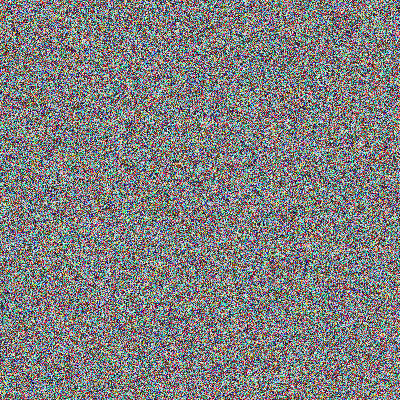
#> input picture src/Validations/imagens-criptografadas/caos_img.png, 400 x 400 px
$ python Histogram.py
#> lines starting #> are read from the running program, lines starting #| are printed output that depends on the picture
### src/modules/crypt_image.py
import numpy as np


# ======== Aplica XOR ========
def aplicar_xor_com_qrng(imagem_processada, matriz_qrng):
    if imagem_processada.shape[:2] != matriz_qrng.shape:
        raise ValueError("A imagem e a matriz QRNG devem ter o mesmo tamanho")
    if imagem_processada.ndim == 3 and imagem_processada.shape[2] == 3:
        xor_resultado = np.empty_like(imagem_processada, dtype=np.uint8)
        for canal in range(3):
            xor_resultado[:, :, canal] = np.bitwise_xor(imagem_processada[:, :, canal], matriz_qrng)
    else:
        xor_resultado = np.bitwise_xor(imagem_processada, matriz_qrng)
    return xor_resultado

# ======== Mapa Caótico ========
def logistic_map(size):
    r = 3.999
    x0 = 0.98892455322743
    x = x0
    seq = []
    for _ in range(size):
        x = r * x * (1 - x)
        seq.append(x)
    return np.array(seq)

# [13 lines left out: function aplicar_lm, not called in this run]


# [11 lines of commented-out code are left out]
def _diffuse_mod256(img: np.ndarray, ks2d: np.ndarray) -> np.ndarray:
    """
    Difusão simples: varredura raster com feedback.
    - img: uint8 HxW ou HxWx3
    - ks2d: uint8 HxW (keystream/matriz)
    Retorna uint8 com forte difusão.
    """
    if img.shape[:2] != ks2d.shape:
        raise ValueError("difusão: ks2d deve ter o mesmo HxW da imagem.")
    h, w = img.shape[:2]
    out = img.astype(np.uint16).copy()
    ks = ks2d.astype(np.uint16)

    if img.ndim == 2:
        prev = 0
        for y in range(h):
            for x in range(w):
                out[y, x] = (out[y, x] + ks[y, x] + prev) % 256
                prev = out[y, x]
        prev = 0
        for y in range(h-1, -1, -1):
            for x in range(w-1, -1, -1):
                out[y, x] = (out[y, x] + ks[y, x] + prev) % 256
                prev = out[y, x]
    else:
        C = img.shape[2]
        prev = np.zeros(C, dtype=np.uint16)
        for y in range(h):
            for x in range(w):
                out[y, x] = (out[y, x] + ks[y, x] + prev) % 256
                prev = out[y, x]
        prev = np.zeros(C, dtype=np.uint16)
        for y in range(h-1, -1, -1):
            for x in range(w-1, -1, -1):
                out[y, x] = (out[y, x] + ks[y, x] + prev) % 256
                prev = out[y, x]
    return out.astype(np.uint8)


def aplicar_confusao_difusao(imagem: np.ndarray, matriz_qrng: np.ndarray):
    """
    Mantém sua permutação caótica (confusão) e adiciona difusão com feedback.
    - Usa mesma sequência/índices para qualquer imagem do par (NPCR).
    - Usa matriz_qrng como keystream de difusão (uint8 HxW).
    """
    h, w = imagem.shape[:2]
    total = h * w

    # 1) Confusão (permutação) – exatamente sua lógica
    chaos_seq = logistic_map(total)
    indices = np.argsort(chaos_seq)
    if imagem.ndim == 3:
        canais = [imagem[:, :, c].flatten()[indices].reshape(h, w) for c in range(imagem.shape[2])]
        permutada = np.stack(canais, axis=2)
    else:
        permutada = imagem.flatten()[indices].reshape(h, w)

    ks = matriz_qrng
    if ks.dtype != np.uint8:
        ks = np.clip(ks, 0, 255).astype(np.uint8)

    cifrada = _diffuse_mod256(permutada, ks)
    return cifrada, chaos_seq, indices


# ======== Desfazer Mapa ========
# [24 lines left out: functions desfazer_lm, recuperar_imagem, not called in this run]

### src/Validations/Histogram.py
# hist_compare_pre_vs_cipher.py
from __future__ import annotations
from pathlib import Path
from tkinter import Tk, filedialog
import numpy as np
import matplotlib.pyplot as plt
import cv2
import sys

# --- caminho para .../TCC/src e import dos módulos ---
SRC_DIR = Path(__file__).resolve().parents[1]  # .../TCC/src
sys.path.insert(0, str(SRC_DIR))
from modules.crypt_image import aplicar_xor_com_qrng, aplicar_confusao_difusao

TARGET_SIZE = 400  # recorte central 400x400

# ---------- upload ----------
def pick_file(title: str, patterns="*.png;*.jpg;*.jpeg;*.bmp;*.tiff;*.npy") -> Path | None:
    root = Tk(); root.withdraw()
    fpath = filedialog.askopenfilename(
        title=title,
        filetypes=[
            ("Arquivos suportados", patterns),
            ("Imagens", "*.png;*.jpg;*.jpeg;*.bmp;*.tiff"),
            ("NumPy array", "*.npy"),
            ("Todos", "*.*"),
        ],
    )
    root.update(); root.destroy()
    return Path(fpath) if fpath else None

# ---------- IO / pré-processamento ----------
def load_image_rgb(path: Path) -> np.ndarray:
    bgr = cv2.imread(str(path), cv2.IMREAD_COLOR)
    if bgr is None:
        raise ValueError("Não foi possível abrir a imagem.")
    return cv2.cvtColor(bgr, cv2.COLOR_BGR2RGB)

def center_crop(img: np.ndarray, size: int) -> np.ndarray:
    h, w = img.shape[:2]
    s = min(size, h, w)
    y0 = (h - s) // 2
    x0 = (w - s) // 2
    return img[y0:y0+s, x0:x0+s]

def load_matrix(path: Path) -> np.ndarray:
    if path.suffix.lower() == ".npy":
        arr = np.load(str(path), allow_pickle=False).squeeze()
        if not isinstance(arr, np.ndarray):
            raise ValueError("O arquivo .npy não contém um ndarray.")
        return arr
    g = cv2.imread(str(path), cv2.IMREAD_GRAYSCALE)
    if g is None:
        raise ValueError("Não foi possível abrir a matriz/figura.")
    return g

def to_u8(a: np.ndarray) -> np.ndarray:
    if a.dtype == np.uint8 and a.min() >= 0 and a.max() <= 255:
        return a
    a = a.astype(np.float32)
    mn, mx = float(a.min()), float(a.max())
    if mx == mn:
        return np.zeros_like(a, dtype=np.uint8)
    return np.clip((a - mn) / (mx - mn) * 255.0, 0, 255).astype(np.uint8)

# ---------- histogramas ----------
def plot_histograms(img_pre: np.ndarray, img_cipher: np.ndarray, title_pre: str, title_cipher: str):
    # Fig: 2 imagens (topo) + 3 histogramas (RGB) ou 1 hist (gray)
    if img_pre.ndim == 3:
        fig = plt.figure(figsize=(12, 8))
        gs = fig.add_gridspec(2, 3, height_ratios=[1, 1.2])
        ax_img_pre   = fig.add_subplot(gs[0, 0])
        ax_img_ciph  = fig.add_subplot(gs[0, 1])
        ax_legend    = fig.add_subplot(gs[0, 2])  # espaço para legenda
        ax_r = fig.add_subplot(gs[1, 0])
        ax_g = fig.add_subplot(gs[1, 1])
        ax_b = fig.add_subplot(gs[1, 2])

        # imagens
        ax_img_pre.imshow(img_pre); ax_img_pre.set_title(title_pre); ax_img_pre.axis("off")
        ax_img_ciph.imshow(img_cipher); ax_img_ciph.set_title(title_cipher); ax_img_ciph.axis("off")
        ax_legend.axis("off")

        # histogramas por canal
        colors = ['r', 'g', 'b']
        ch_names = ['R', 'G', 'B']
        axes = [ax_r, ax_g, ax_b]
        for c, ax, name in zip(range(3), axes, ch_names):
            h_pre, _  = np.histogram(img_pre[..., c].ravel(), bins=256, range=(0, 256), density=True)
            h_ciph, _ = np.histogram(img_cipher[..., c].ravel(), bins=256, range=(0, 256), density=True)
            ax.plot(h_pre,  label=f'Pré - {name}')
            ax.plot(h_ciph, label=f'Cifrada - {name}')
            ax.set_title(f'Histograma {name}')
            ax.set_xlim(0, 255)
            ax.legend(loc='upper right', fontsize=8)
        plt.tight_layout()
        plt.show()
    else:
        fig, axes = plt.subplots(2, 2, figsize=(10, 8))
        ax_img_pre, ax_img_ciph, ax_hist_pre, ax_hist_ciph = axes.ravel()

        ax_img_pre.imshow(img_pre, cmap='gray'); ax_img_pre.set_title(title_pre); ax_img_pre.axis("off")
        ax_img_ciph.imshow(img_cipher, cmap='gray'); ax_img_ciph.set_title(title_cipher); ax_img_ciph.axis("off")

        h_pre, _  = np.histogram(img_pre.ravel(), bins=256, range=(0, 256), density=True)
        h_ciph, _ = np.histogram(img_cipher.ravel(), bins=256, range=(0, 256), density=True)
        ax_hist_pre.plot(h_pre);  ax_hist_pre.set_title('Histograma (pré)')
        ax_hist_ciph.plot(h_ciph); ax_hist_ciph.set_title('Histograma (cifrada)')
        for ax in (ax_hist_pre, ax_hist_ciph):
            ax.set_xlim(0, 255)
            ax.set_xlabel('Intensidade'); ax.set_ylabel('Densidade')
        plt.tight_layout()
        plt.show()

# ---------- main ----------
def main():
    try:
        print("Selecione a IMAGEM (será recortada 400x400)")
        p_img = pick_file("Selecione a IMAGEM", "*.png;*.jpg;*.jpeg;*.bmp;*.tiff")
#> the answer given: imagens-criptografadas/caos_img.png
        if not p_img:
            print("Erro: nenhuma imagem selecionada.")
            return

        print("Selecione a MATRIZ (.npy ou imagem)")
        p_mat = pick_file("Selecione a MATRIZ (.npy ou imagem)")
#> the answer given: imagens-criptografadas/imagem_1.png
        if not p_mat:
            print("Erro: nenhuma matriz selecionada.")
            return

        # Pré-processamento
        img = center_crop(load_image_rgb(p_img), TARGET_SIZE)      # RGB
#> in load_image_rgb, bgr is the input picture: shape (400, 400, 3); mean B, G, R 127.3, 127.2, 127.4
#> in center_crop, `h, w = img.shape[:2]`: h = 400
#> in center_crop, `y0 = (h - s) // 2`: y0 = 0
        mat = load_matrix(p_mat)                                   # 2D
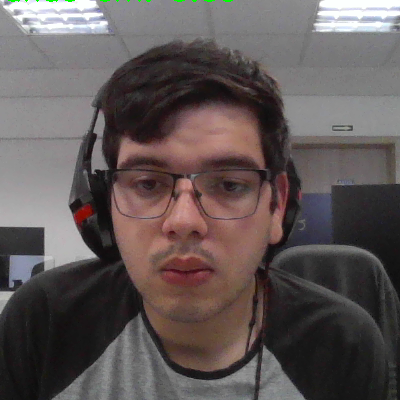
#> input picture src/Validations/imagens-criptografadas/imagem_1.png, 400 x 400 px
#> in load_matrix, `g = cv2.imread(str(path), cv2.IMREAD_GRAYSCALE)`:
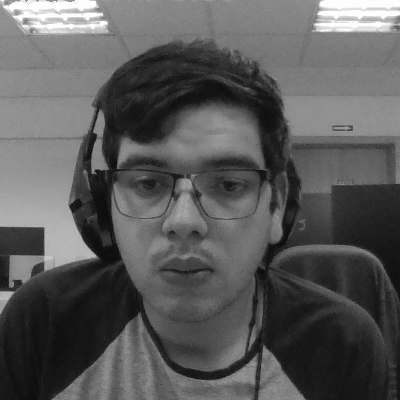
#> g: shape (400, 400); min 8, max 255, mean 89.5
        if mat.ndim == 3:
            mat = to_u8(mat)[..., 0]
        if mat.shape[:2] != img.shape[:2]:
            print(f"Erro: tamanhos diferentes — matriz {mat.shape[:2]} vs imagem {img.shape[:2]}.")
            return
        if mat.dtype != np.uint8:
            mat = to_u8(mat)

        # Pipeline: XOR -> confusão+difusão
        xor_img = aplicar_xor_com_qrng(img, mat)
#> after the loop in aplicar_xor_com_qrng, `for canal in range(3):`:
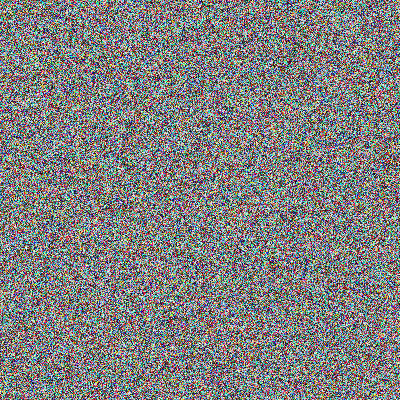
#> xor_resultado: shape (400, 400, 3); mean R, G, B 127.7, 127.5, 127.3
        cipher, _, _ = aplicar_confusao_difusao(xor_img, mat)
#> in aplicar_confusao_difusao, `canais = [imagem[:, :, c].flatten()[indices].reshape(h, w) for c in ra..`: canais = 3 items
#> in aplicar_confusao_difusao, `permutada = np.stack(canais, axis=2)`:
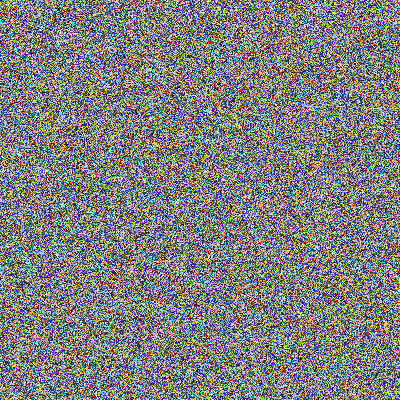
#> permutada: shape (400, 400, 3); mean of channels 0, 1, 2 127.7, 127.5, 127.3; drawn as B, G, R
#> after the loop in _diffuse_mod256, `for y in range(h):`:
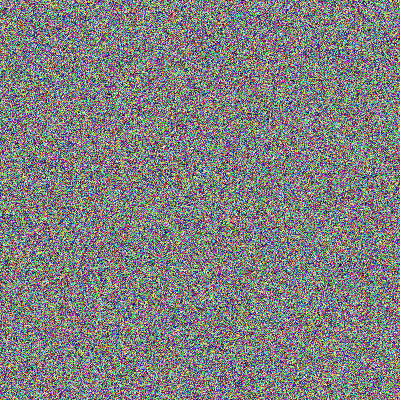
#> out: shape (400, 400, 3) uint16; mean of channels 0, 1, 2 127.4, 127.4, 127.4; drawn as B, G, R
#> after the loop in _diffuse_mod256, `for y in range(h-1, -1, -1):`:
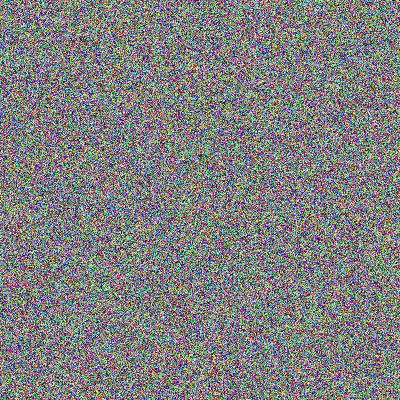
#> out: shape (400, 400, 3) uint16; mean of channels 0, 1, 2 127.4, 127.4, 127.1; drawn as B, G, R

        # Plotar histogramas (pré vs cifrada)
        plot_histograms(img, cipher, "Imagem pré-processada", "Imagem cifrada")
#> in plot_histograms, `plt.show()`:
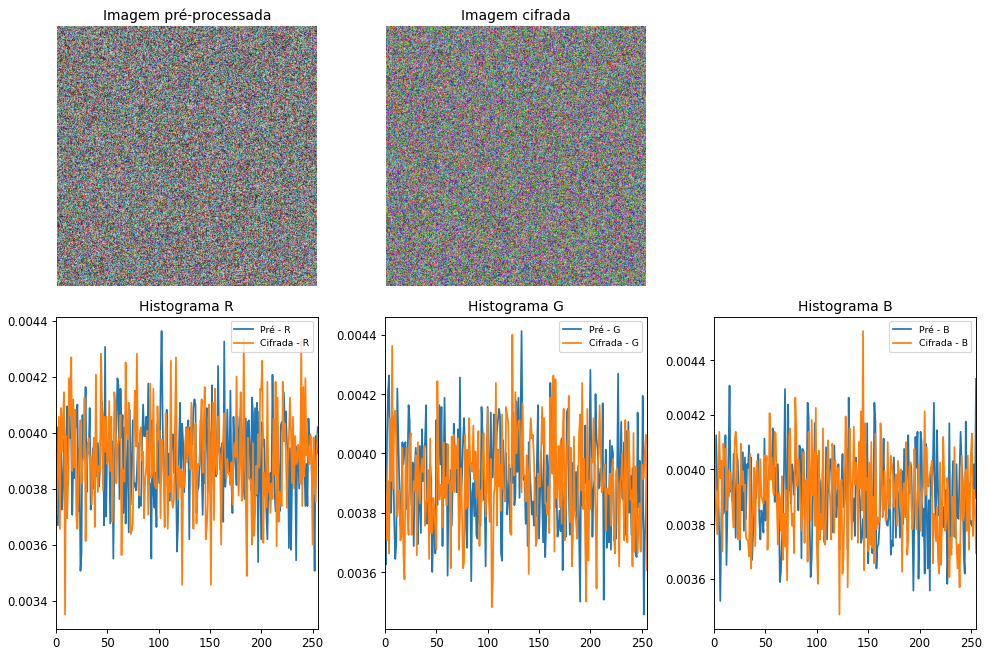
#> figure drawn by matplotlib, 5 panels; panel 3: curve peaks at x = 103, y = 0.00436; panel 3: curve peaks at x = 183, y = 0.00434; panel 4: curve peaks at x = 133, y = 0.00441; panel 4: curve peaks at x = 124, y = 0.0044

    except Exception as e:
        print(f"Erro: {e}")

if __name__ == "__main__":
    main()
